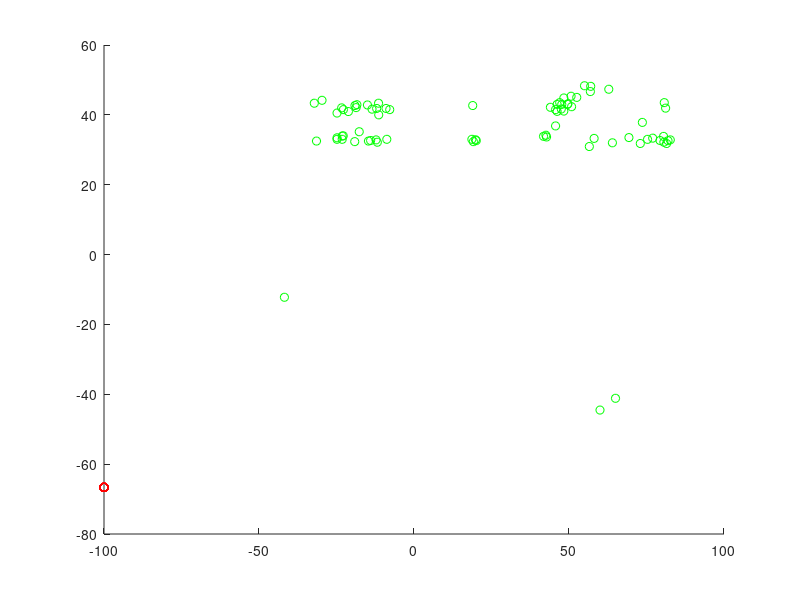
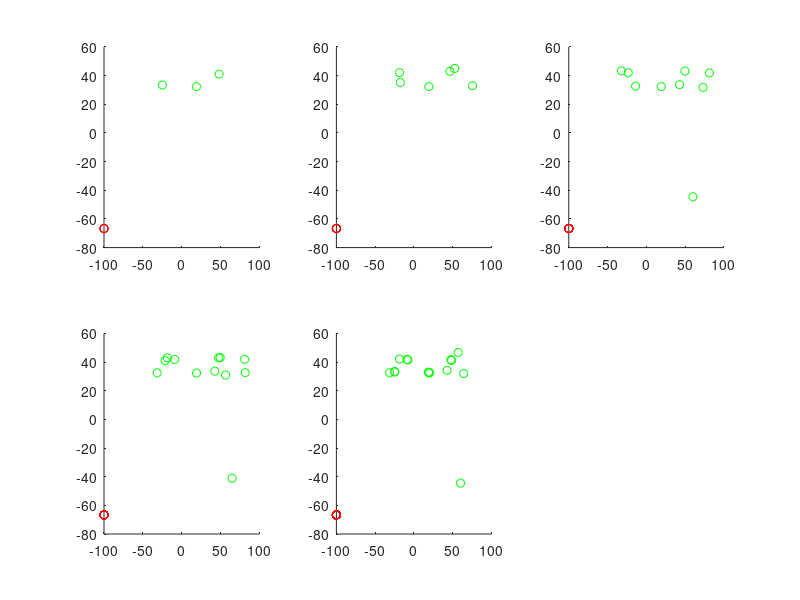

MATLAB code for these plots, in order:
rwave= [[0,0,124.5962142944336,163.33041381835938,124.5962142944336,-3.417224884033203];
[0,0,307.5,297.0,307.5,89.0];
[0,0,494.4189147949219,295.3997802734375,494.4189147949219,293.4189147949219];
[0,0,491.80126953125,296.5392761230469,491.80126953125,296.5110168457031];
[0,0,492.19512939453125,330.5,492.19512939453125,295.0];
[0,0,309.5,298.6169738769531,309.5,92.5];
[0,0,310.2674865722656,297.85333251953125,310.2674865722656,88.83622741699219];
[0,0,495.84210205078125,297.8240051269531,495.84210205078125,279.5];
[0,0,498.0,298.5,498.0,241.5];
[0,0,488.04486083984375,298.0,488.04486083984375,231.77789306640625];
[0,0,469.0,295.4113464355469,469.0,225.0];
[0,0,442.0,296.0,442.0,211.0];
[0,0,424.30413818359375,299.7843322753906,424.30413818359375,204.60829162597656];
[0,0,419.676513671875,292.8038024902344,419.676513671875,216.90341186523438];
[0,0,407.5,335.0,407.5,230.5];
[0,0,398.5,329.0,398.5,237.5];
[0,0,392.5,325.0,392.5,245.0];
[0,0,387.0,324.5,387.0,252.5];
[0,0,382.0,326.5,382.0,261.0];
[0,0,378.2371826171875,301.0,378.2371826171875,264.5];
[0,0,375.3662414550781,301.57635498046875,375.3662414550781,265.0];
[0,0,377.645263671875,302.5,377.645263671875,267.37451171875];
[0,0,387.0,310.5,387.0,260.5];
[0,0,402.5,327.0,402.5,255.0];
[0,0,421.0,344.5,421.0,242.5];
[0,0,445.0,76.55188751220703,445.0,230.0];
[0,0,175.5,300.3038330078125,175.5,-32.5];
[0,0,197.0,305.5,197.0,95.5];
[0,0,153.5,330.0,153.5,7.0];
[0,0,181.5,302.0,181.5,-20.5];
[0,0,180.5,299.0,180.5,0.0];
[0,0,155.634033203125,297.5,155.634033203125,12.555274963378906];
[0,0,209.38145446777344,324.90185546875,209.38145446777344,97.88813781738281];
[0,0,214.5,296.5,214.5,94.0];
[0,0,213.3146514892578,298.5,213.3146514892578,103.90045166015625];
[0,0,306.80767822265625,328.0,306.80767822265625,90.5];
[0,0,306.0,299.0,306.0,98.5];
[0,0,493.5,325.76641845703125,493.5,267.5];
[0,0,491.5,301.5,491.5,261.5];
[0,0,481.0,300.0,481.0,253.0];
[0,0,476.0,298.9628601074219,476.0,250.5885009765625];
[0,0,175.5,299.0,175.5,-30.5];
[0,0,175.5,321.5555725097656,175.5,-30.0];
[0,0,186.5,322.8495178222656,186.5,-22.5];
[0,0,161.0,332.5,161.0,6.0];
[0,0,180.5,301.7561950683594,180.5,-22.5];
[0,0,430.0,66.45909881591797,430.0,225.5];
[0,0,415.0,345.0,415.0,227.5];
[0,0,402.0,336.0,402.0,238.0];
[0,0,393.0,329.0,393.0,254.0];
[0,0,391.0,330.5,391.0,262.0];
[0,0,395.0,323.2375183105469,395.0,265.5];
[0,0,388.5,323.0,388.5,267.0];
[0,0,388.5,329.0,388.5,267.5];
[0,0,395.0,334.5,395.0,258.5];
[0,0,398.99072265625,329.5,398.99072265625,257.9403381347656];
[0,0,420.6847839355469,340.0,420.6847839355469,251.89129638671875];
[0,0,438.5,342.0,438.5,242.0];
[0,0,458.0,300.5,458.0,229.0];
[0,0,471.0,313.52276611328125,471.0,204.0];
[0,0,223.67556762695312,299.0,223.67556762695312,97.33206176757812];
[0,0,222.94000244140625,325.5,222.94000244140625,103.5];
[0,0,205.9315643310547,297.4834899902344,205.9315643310547,96.84010314941406];
[0,0,192.63058471679688,297.0,192.63058471679688,97.65782165527344];
[0,0,180.0,326.0,180.0,-30.0];
[0,0,181.66647338867188,324.5,181.66647338867188,94.84565734863281];
[0,0,194.0,326.2238464355469,194.0,120.5];
[0,0,194.74745178222656,328.7242736816406,194.74745178222656,107.34159851074219];
[0,0,204.93841552734375,328.5,204.93841552734375,97.41339111328125];
[0,0,215.7013702392578,330.0,215.7013702392578,111.15187072753906];
[0,0,215.86184692382812,320.0,215.86184692382812,100.04940795898438];
[0,0,226.5,324.5,226.5,113.0];
[0,0,213.84432983398438,325.5,213.84432983398438,96.22332763671875];
[0,0,208.0,298.0,208.0,94.0];
[0,0,192.86923217773438,328.0,192.86923217773438,98.724609375]];

rwave(:,1) = rwave(:,1) - 300;
rwave(:,3) = rwave(:,3) - 250;
rwave(:,1) = rwave(:,1)/3;
rwave(:,3) = rwave(:,3)/3;

rwave(:,2) = rwave(:,2) - 200;
rwave(:,4) = rwave(:,4) - 200;
rwave(:,2) = rwave(:,2)/3;
rwave(:,4) = rwave(:,4)/3;

figure;
hold on 
scatter(rwave(:,1),rwave(:,2),'r');
scatter(rwave(:,3),rwave(:,4),'g');
%scatter(rwave(:,5),rwave(:,6),'b');
hold off
rwave_3 = rwave(2:25:75, 1:4);
rwave_6 = rwave(2:13:75, 1:4);
rwave_9 = rwave(2:9:75, 1:4);
rwave_12 = rwave(2:6:72, 1:4);
rwave_15 = rwave(2:5:75, 1:4);


figure;
subplot(2,3,1)
hold on 
scatter(rwave_3(:,1),rwave_3(:,2),'r');
scatter(rwave_3(:,3),rwave_3(:,4),'g');
hold off
subplot(2,3,2)
hold on
scatter(rwave_6(:,1),rwave_6(:,2),'r');
scatter(rwave_6(:,3),rwave_6(:,4),'g');
hold off
subplot(2,3,3)
hold on
scatter(rwave_9(:,1),rwave_9(:,2),'r');
scatter(rwave_9(:,3),rwave_9(:,4),'g');
hold off
subplot(2,3,4)
hold on 
scatter(rwave_12(:,1),rwave_12(:,2),'r');
scatter(rwave_12(:,3),rwave_12(:,4),'g');
hold off
subplot(2,3,5)
hold on
scatter(rwave_15(:,1),rwave_15(:,2),'r');
scatter(rwave_15(:,3),rwave_15(:,4),'g');
hold off











